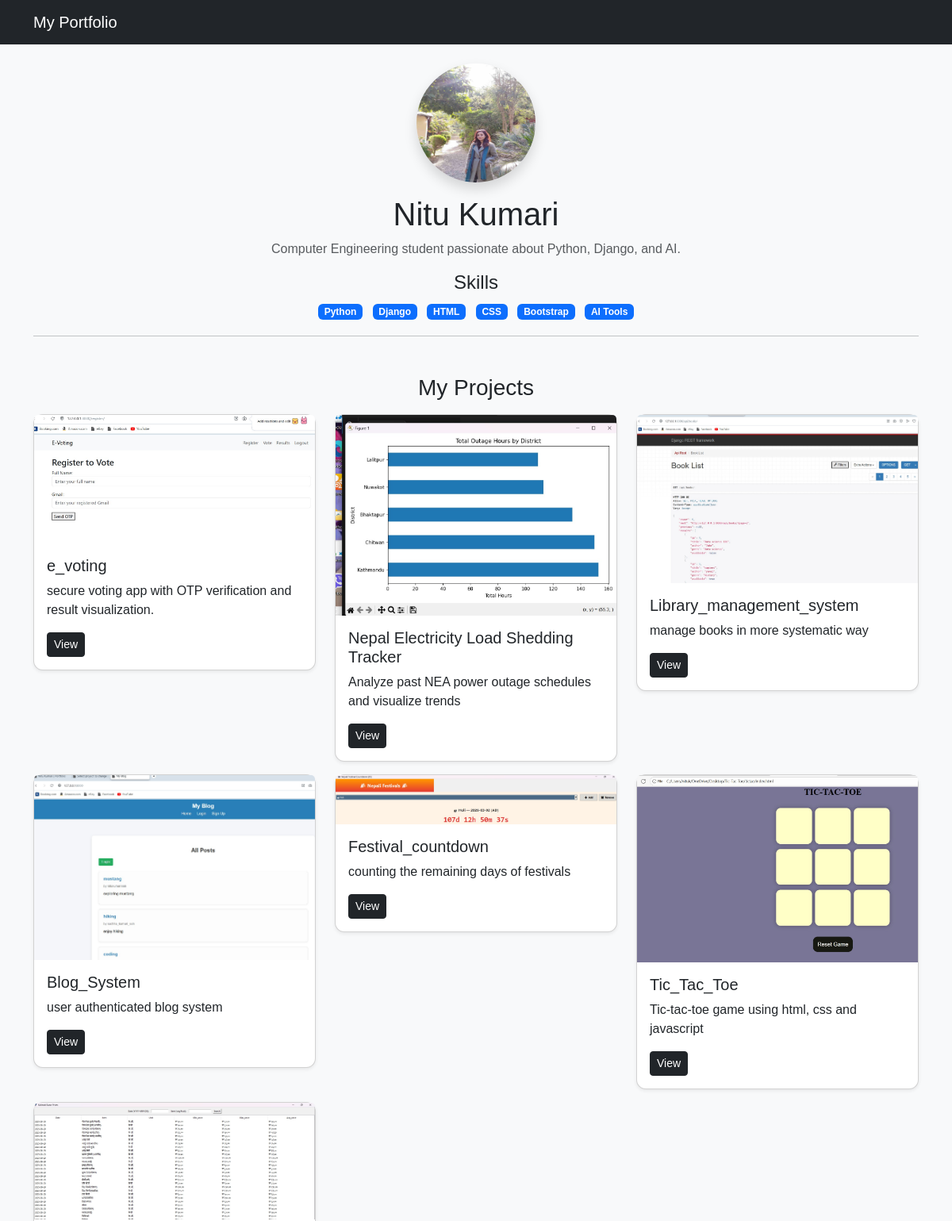
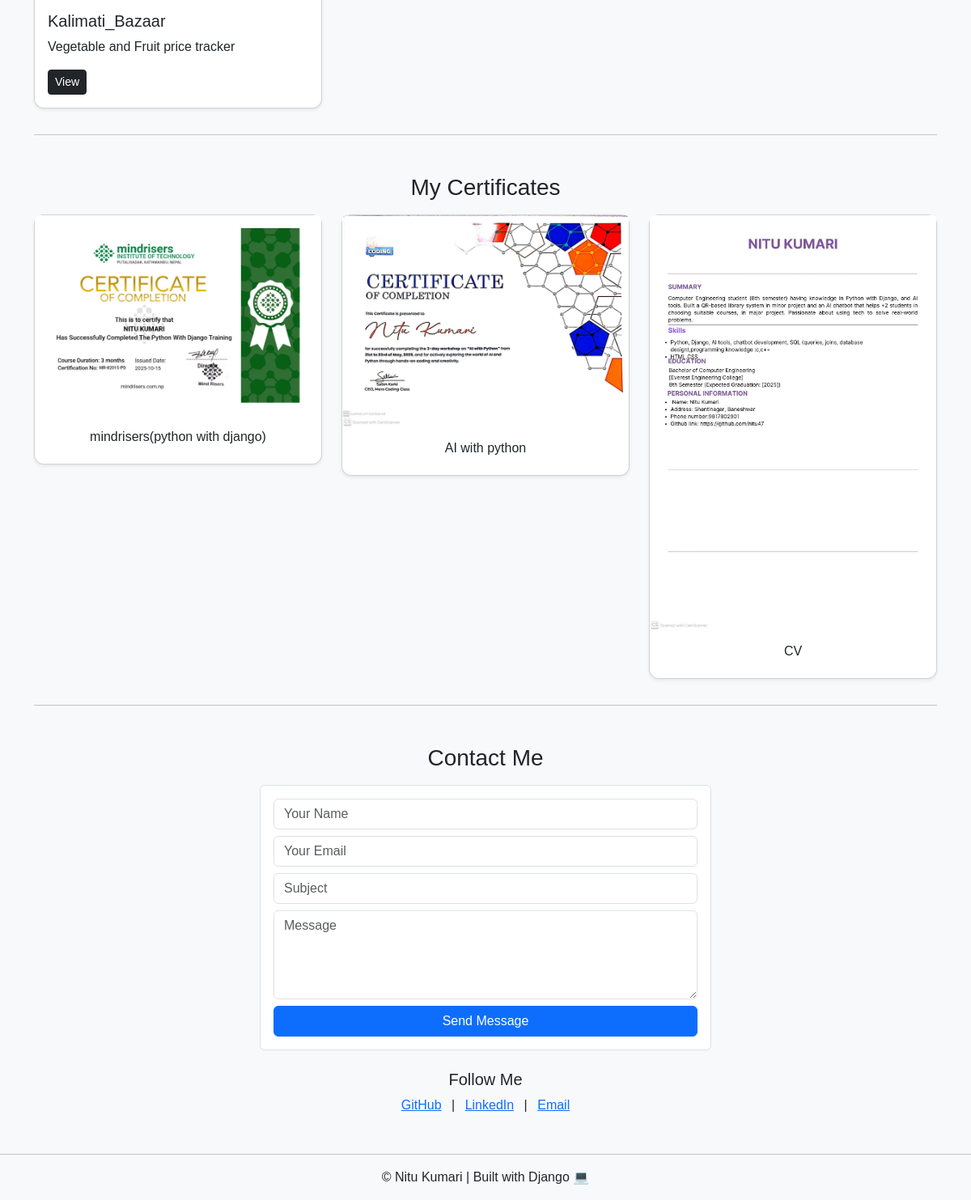
The page / on the database its author committed (2 pictures, top to bottom).
### my_portfolio/models.py (models this page shows, shortened)
class Photo(models.Model):   # ✅ Added this model
    image = models.ImageField(upload_to='photos/')
    caption = models.CharField(max_length=255, blank=True)

class Project(models.Model):
    title = models.CharField(max_length=100)
    description = models.TextField()
    link = models.URLField(blank=True)
    image = models.ImageField(upload_to='projects/', blank=True)

class Certificate(models.Model):
    title = models.CharField(max_length=150)
    image = models.ImageField(upload_to='certificates/')

### my_portfolio/views.py (the view, shortened to what this page needs)
# urls.py: path('', views.home, name='home'),
def home(request):
    projects = Project.objects.all()
    photos = Photo.objects.all()
    certificates = Certificate.objects.all()
    context = {
        "name": "Nitu Kumari",
        "bio": "Computer Engineering student passionate about Python, Django, and AI.",
        "skills": ["Python", "Django", "HTML", "CSS", "Bootstrap", "AI Tools"],
        "socials": {
            "github": "https://github.com/nitu47",
            "linkedin": "https://www.linkedin.com/in/nitu-kumari-442100365/",
            "email": "nitu.kumari70386@gmail.com",
        },
        "projects": projects,
        "photos": photos,
        "certificates": certificates,
    }
    return render(request, 'my_portfolio/home.html', context)

### my_portfolio/templates/my_portfolio/home.html (shortened to what this page needs)
{% extends 'my_portfolio/base.html' %}
{% load static %}
{% block content %}
<div class="text-center">
  {% if photos %}
    <img src="{{ photos.0.image.url }}" class="rounded-circle shadow"
         width="150" height="150" alt="Profile Photo">
  {% endif %}
  <h1 class="mt-3">{{ name }}</h1>
  <p class="text-muted">{{ bio }}</p>
  <h4>Skills</h4>
  {% for skill in skills %}
    <span class="badge bg-primary m-1">{{ skill }}</span>
  {% endfor %}
</div>
<hr>
<h3 class="mt-5 text-center">My Projects</h3>
<div class="row mt-3">
  {% for p in projects %}
  <div class="col-md-4">
    <div class="card mb-3 shadow-sm">
      {% if p.image %}
      <img src="{{ p.image.url }}" class="card-img-top" alt="Project Image">
      {% endif %}
      <div class="card-body">
        <h5 class="card-title">{{ p.title }}</h5>
        <p class="card-text">{{ p.description }}</p>
        {% if p.link %}
          <a href="{{ p.link }}" target="_blank" class="btn btn-sm btn-dark">View</a>
        {% endif %}
      </div>
    </div>
  </div>
  {% empty %}
  <p class="text-center">No projects added yet.</p>
  {% endfor %}
</div>
<hr>
<h3 class="mt-5 text-center">My Certificates</h3>
<div class="row mt-3">
  {% for c in certificates %}
    <div class="col-md-4">
      <div class="card mb-3 shadow-sm">
        <img src="{{ c.image.url }}" class="card-img-top" alt="Certificate">
        <div class="card-body text-center">
          <h6 class="card-title">{{ c.title }}</h6>
        </div>
      </div>
    </div>
  {% empty %}
    <p class="text-center">No certificates uploaded yet.</p>
  {% endfor %}
</div>
<hr>
<h3 class="mt-5 text-center">Contact Me</h3>
<form method="post" class="mt-3 col-md-6 mx-auto border p-3 rounded bg-white">
  <input type="text" name="name" class="form-control mb-2" placeholder="Your Name" required>
  <input type="email" name="email" class="form-control mb-2" placeholder="Your Email" required>
  <input type="text" name="subject" class="form-control mb-2" placeholder="Subject" required>
  <textarea name="message" rows="4" class="form-control mb-2" placeholder="Message" required></textarea>
  <button type="submit" class="btn btn-primary w-100">Send Message</button>
</form>
<div class="text-center mt-4 mb-5">
  <h5>Follow Me</h5>
  <a href="{{ socials.github }}" class="m-2" target="_blank">GitHub</a> |
  <a href="{{ socials.linkedin }}" class="m-2" target="_blank">LinkedIn</a> |
  <a href="mailto:{{ socials.email }}" class="m-2">Email</a>
</div>
{% endblock %}

### my_portfolio/templates/my_portfolio/base.html (shortened to what this page needs)
{% load static %}
<!DOCTYPE html>
<html lang="en">
<head>
  <link href="https://cdn.jsdelivr.net/npm/bootstrap@5.3.2/dist/css/bootstrap.min.css" rel="stylesheet">
  <link rel="stylesheet" href="{% static 'css/style.css' %}">
</head>
<body class="bg-light">
  <nav class="navbar navbar-expand-lg navbar-dark bg-dark">
    <div class="container">
      <a class="navbar-brand" href="#">My Portfolio</a>
    </div>
  </nav>
  <div class="container mt-4">
    {% block content %}
    {% endblock %}
  </div>
  <footer class="text-center mt-5 mb-3">
    <hr>
    <p>© {{ name }} | Built with Django 💻</p>
  </footer>
</body>
</html>

### my_portfolio/static/css/style.css (style rules this page uses)
body { font-family: 'Poppins', sans-serif; }
.card { border-radius: 12px; }

### rows shown on the page
Photo: image (picture)
Project: image (picture), title "e_voting", description "secure voting app with OTP verification and result visualization."
Project: image (picture), title "Nepal Electricity Load Shedding Tracker", description "Analyze past NEA power outage schedules and visualize trends"
Project: image (picture), title "Library_management_system", description "manage books in more systematic way"
Project: image (picture), title "Blog_System", description "user authenticated blog system"
Project: image (picture), title "Festival_countdown", description "counting the remaining days of festivals"
Project: image (picture), title "Tic_Tac_Toe", description "Tic-tac-toe game using html, css and javascript"
Project: image (picture), title "Kalimati_Bazaar", description "Vegetable and Fruit price tracker"
Certificate: image (picture), title "mindrisers(python with django)"
Certificate: image (picture), title "AI with python"
Certificate: image (picture), title "CV"

### other values the page prints
{{ name }} "Nitu Kumari"
{{ bio }} "Computer Engineering student passionate about Python, Django, and AI."
{{ skill }} "Python" "Django" "HTML" "CSS" "Bootstrap" "AI Tools"
